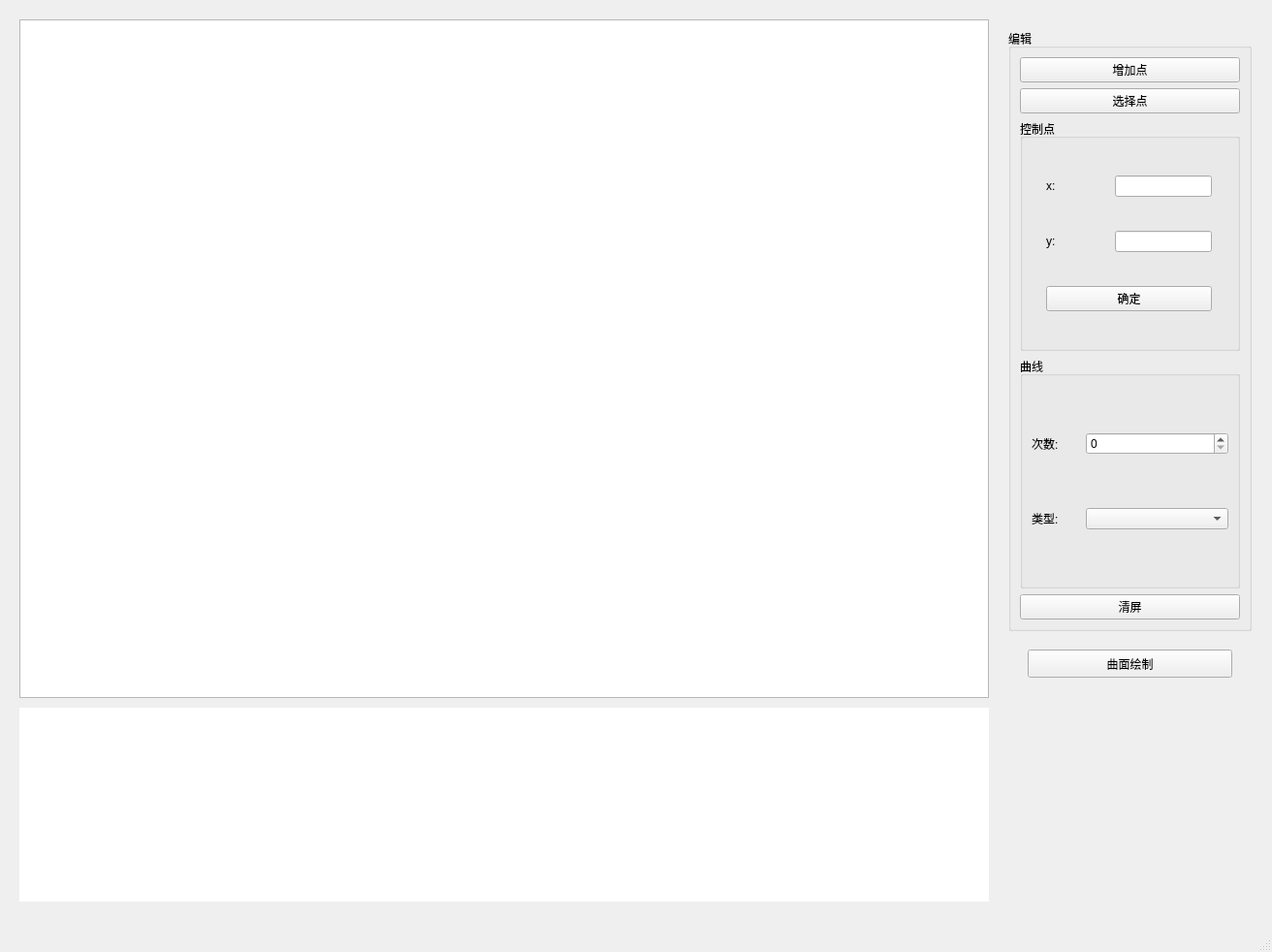
<?xml version="1.0" encoding="UTF-8"?>
<ui version="4.0">
 <class>CurveWindow</class>
 <widget class="QMainWindow" name="CurveWindow">
  <property name="geometry">
   <rect>
    <x>0</x>
    <y>0</y>
    <width>1312</width>
    <height>982</height>
   </rect>
  </property>
  <property name="windowTitle">
   <string>CurveWindow</string>
  </property>
  <widget class="QWidget" name="centralwidget">
   <widget class="QGroupBox" name="groupBox">
    <property name="geometry">
     <rect>
      <x>1040</x>
      <y>30</y>
      <width>251</width>
      <height>621</height>
     </rect>
    </property>
    <property name="title">
     <string>编辑</string>
    </property>
    <layout class="QVBoxLayout" name="verticalLayout">
     <item>
      <widget class="QPushButton" name="btnAddPoint">
       <property name="text">
        <string>增加点</string>
       </property>
      </widget>
     </item>
     <item>
      <widget class="QPushButton" name="btnChangePoint">
       <property name="text">
        <string>选择点</string>
       </property>
      </widget>
     </item>
     <item>
      <widget class="QGroupBox" name="groupBox_2">
       <property name="title">
        <string>控制点</string>
       </property>
       <layout class="QGridLayout" name="gridLayout">
        <item row="4" column="0" colspan="2">
         <widget class="QPushButton" name="btnDefineEdit">
          <property name="text">
           <string>确定</string>
          </property>
         </widget>
        </item>
        <item row="1" column="1">
         <widget class="QLineEdit" name="editPosX">
          <property name="maximumSize">
           <size>
            <width>100</width>
            <height>16777215</height>
           </size>
          </property>
         </widget>
        </item>
        <item row="3" column="1">
         <widget class="QLineEdit" name="editPosY">
          <property name="maximumSize">
           <size>
            <width>100</width>
            <height>16777215</height>
           </size>
          </property>
         </widget>
        </item>
        <item row="3" column="0">
         <widget class="QLabel" name="label_2">
          <property name="sizePolicy">
           <sizepolicy hsizetype="Fixed" vsizetype="Preferred">
            <horstretch>0</horstretch>
            <verstretch>0</verstretch>
           </sizepolicy>
          </property>
          <property name="maximumSize">
           <size>
            <width>50</width>
            <height>16777215</height>
           </size>
          </property>
          <property name="text">
           <string>y:</string>
          </property>
         </widget>
        </item>
        <item row="1" column="0">
         <widget class="QLabel" name="label">
          <property name="sizePolicy">
           <sizepolicy hsizetype="Fixed" vsizetype="Preferred">
            <horstretch>0</horstretch>
            <verstretch>0</verstretch>
           </sizepolicy>
          </property>
          <property name="maximumSize">
           <size>
            <width>50</width>
            <height>16777215</height>
           </size>
          </property>
          <property name="text">
           <string>x:</string>
          </property>
         </widget>
        </item>
       </layout>
      </widget>
     </item>
     <item>
      <widget class="QGroupBox" name="groupBox_4">
       <property name="title">
        <string>曲线</string>
       </property>
       <layout class="QGridLayout" name="gridLayout_3">
        <item row="1" column="0">
         <widget class="QLabel" name="label_5">
          <property name="sizePolicy">
           <sizepolicy hsizetype="Fixed" vsizetype="Preferred">
            <horstretch>0</horstretch>
            <verstretch>0</verstretch>
           </sizepolicy>
          </property>
          <property name="maximumSize">
           <size>
            <width>50</width>
            <height>16777215</height>
           </size>
          </property>
          <property name="text">
           <string>次数:</string>
          </property>
         </widget>
        </item>
        <item row="3" column="0">
         <widget class="QLabel" name="label_6">
          <property name="sizePolicy">
           <sizepolicy hsizetype="Fixed" vsizetype="Preferred">
            <horstretch>0</horstretch>
            <verstretch>0</verstretch>
           </sizepolicy>
          </property>
          <property name="maximumSize">
           <size>
            <width>50</width>
            <height>16777215</height>
           </size>
          </property>
          <property name="text">
           <string>类型:</string>
          </property>
         </widget>
        </item>
        <item row="3" column="1">
         <widget class="QComboBox" name="cboCurveType"/>
        </item>
        <item row="1" column="1">
         <widget class="QSpinBox" name="spbDegree"/>
        </item>
       </layout>
      </widget>
     </item>
     <item>
      <widget class="QPushButton" name="btnClear">
       <property name="text">
        <string>清屏</string>
       </property>
      </widget>
     </item>
    </layout>
   </widget>
   <widget class="QGraphicsView" name="mainView">
    <property name="geometry">
     <rect>
      <x>20</x>
      <y>20</y>
      <width>1000</width>
      <height>700</height>
     </rect>
    </property>
    <property name="sizePolicy">
     <sizepolicy hsizetype="Maximum" vsizetype="Maximum">
      <horstretch>0</horstretch>
      <verstretch>0</verstretch>
     </sizepolicy>
    </property>
    <property name="minimumSize">
     <size>
      <width>1000</width>
      <height>700</height>
     </size>
    </property>
    <property name="maximumSize">
     <size>
      <width>1000</width>
      <height>700</height>
     </size>
    </property>
   </widget>
   <widget class="BasisFunWidget" name="basisFunWidget" native="true">
    <property name="geometry">
     <rect>
      <x>20</x>
      <y>730</y>
      <width>1000</width>
      <height>200</height>
     </rect>
    </property>
    <property name="sizePolicy">
     <sizepolicy hsizetype="Minimum" vsizetype="Minimum">
      <horstretch>0</horstretch>
      <verstretch>0</verstretch>
     </sizepolicy>
    </property>
    <property name="minimumSize">
     <size>
      <width>1000</width>
      <height>200</height>
     </size>
    </property>
    <property name="maximumSize">
     <size>
      <width>1000</width>
      <height>200</height>
     </size>
    </property>
    <property name="styleSheet">
     <string notr="true">background-color: rgb(255, 255, 255);</string>
    </property>
   </widget>
   <widget class="QPushButton" name="pushButton">
    <property name="geometry">
     <rect>
      <x>1060</x>
      <y>670</y>
      <width>211</width>
      <height>29</height>
     </rect>
    </property>
    <property name="text">
     <string>曲面绘制</string>
    </property>
   </widget>
  </widget>
  <widget class="QMenuBar" name="menubar">
   <property name="geometry">
    <rect>
     <x>0</x>
     <y>0</y>
     <width>1312</width>
     <height>26</height>
    </rect>
   </property>
  </widget>
  <widget class="QStatusBar" name="statusbar"/>
 </widget>
 <customwidgets>
  <customwidget>
   <class>BasisFunWidget</class>
   <extends>QWidget</extends>
   <header location="global">basisfunwidget.h</header>
   <container>1</container>
  </customwidget>
 </customwidgets>
 <resources/>
 <connections/>
</ui>
